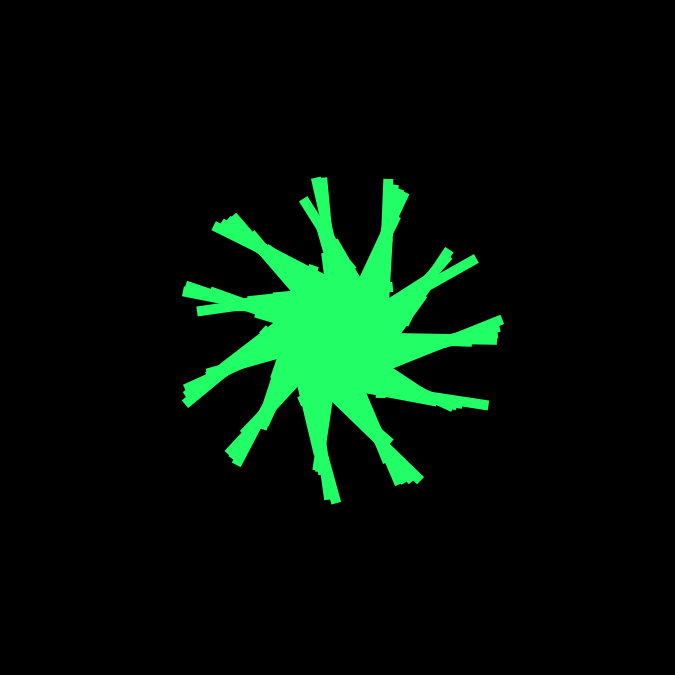
Frame 1 (no input)
Frame 60 (the mouse pressed at the canvas centre just before this capture): identical to frame 1, image omitted
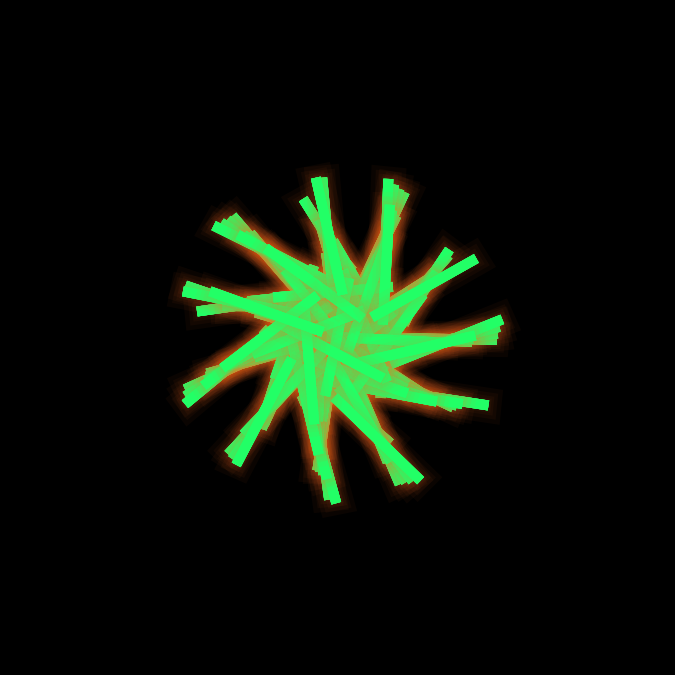
Frame 120 (the mouse held since frame 60 and released just before this capture)

The Processing sketch that drew these frames (run headless with seeded random() and noise(); from frame 60 on, the mouse is pressed at the canvas centre):

// Processing sketch: e147_glow_shadow
// ── e147_glow_shadow.pde

void setup() {
  size(675, 675);
  colorMode(HSB);
  rectMode(CENTER);
  frameRate(5);
}
void draw() {
  background(0);  
  for (int i=0; i<150; i++) {
    pushMatrix();
    translate(width/2, height/2);
    rotate(i);
    glowingRect((i % 5) * 25, (i%4) * 15, 120, 10, #22FF66, #FF6622, mousePressed);
    popMatrix();
  }
}
void glowingRect(float x, float y, float w, float h, color fillColor, color glowColor, boolean fxActive) {
  if (fxActive) {
    stroke(glowColor, 10);
    strokeWeight(4);
    rect(x, y, w, h);

    stroke(glowColor, 10);
    strokeWeight(9);
    rect(x, y, w, h);

    stroke(glowColor, 10);
    strokeWeight(16);
    rect(x, y, w, h);

    stroke(glowColor, 10);
    strokeWeight(25);
    rect(x, y, w, h);
  }

  noStroke();
  fill(fillColor);
  rect(x, y, w, h);
}
